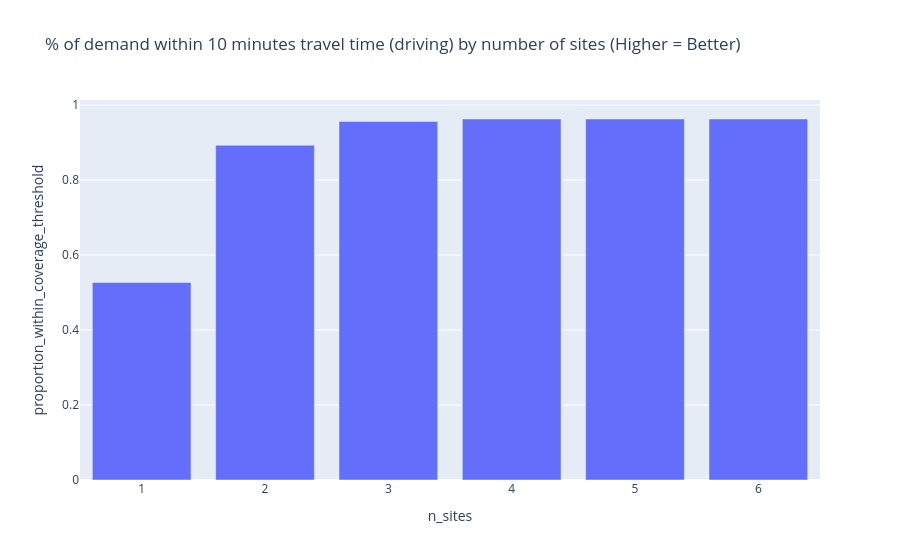

The cell this chart's notebook holds for it:
### Code cell
px.bar(all_sols, x="n_sites", y="proportion_within_coverage_threshold", title="% of demand within 10 minutes travel time (driving) by number of sites (Higher = Better)")

### Figure 1 — Plotly figure (JSON) as saved in the notebook; plotly's stock layout.template omitted (floating-point values rounded to 4 significant figures)
{"data": [{"alignmentgroup": "True", "hovertemplate": "n_sites=%{x}<br>proportion_within_coverage_threshold=%{y}<extra></extra>", "legendgroup": "", "marker": {"color": "#636efa", "pattern": {"shape": ""}}, "name": "", "offsetgroup": "", "orientation": "v", "showlegend": false, "textposition": "auto", "type": "bar", "x": [1, 2, 3, 4, 5, 6], "xaxis": "x", "y": [0.5268, 0.8929, 0.9564, 0.9628, 0.9628, 0.9628], "yaxis": "y"}], "layout": {"barmode": "relative", "legend": {"tracegroupgap": 0}, "title": {"text": "% of demand within 10 minutes travel time (driving) by number of sites (Higher = Better)"}, "xaxis": {"anchor": "y", "domain": [0.0, 1.0], "title": {"text": "n_sites"}}, "yaxis": {"anchor": "x", "domain": [0.0, 1.0], "title": {"text": "proportion_within_coverage_threshold"}}}}
